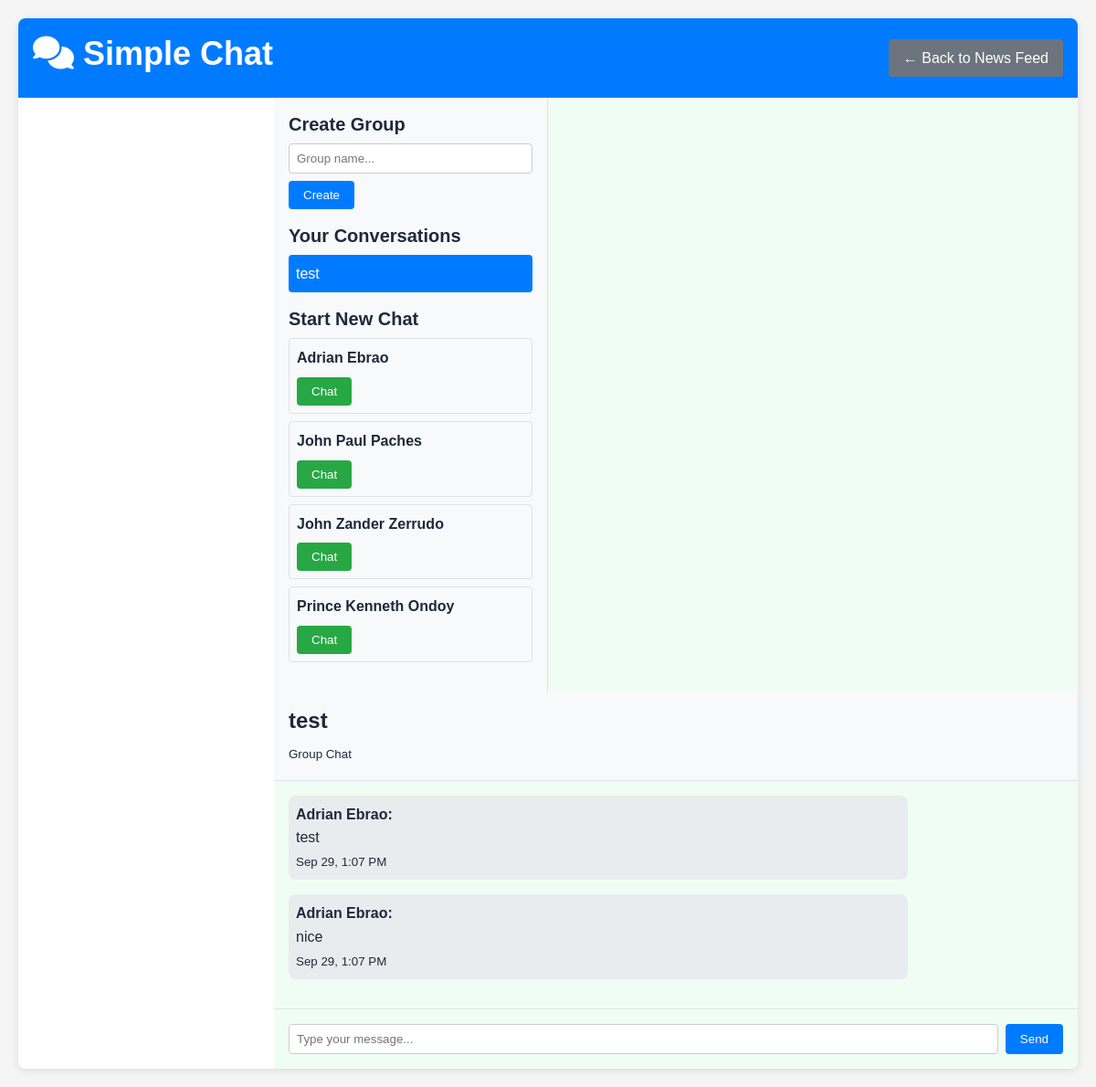
Screenshot of /public/chat_simple.php (signed in) with the database file from the repository.
### tables this page shows
CREATE TABLE `chat_rooms` (
  `id` int(10) UNSIGNED NOT NULL,
  `name` varchar(255) DEFAULT NULL,
  `is_group` tinyint(1) NOT NULL DEFAULT 0,
  `created_by` int(10) UNSIGNED DEFAULT NULL,
  `created_at` timestamp NOT NULL DEFAULT current_timestamp()
);

CREATE TABLE `users` (
  `id` int(10) UNSIGNED NOT NULL,
  `name` varchar(100) NOT NULL,
  `email` varchar(150) NOT NULL,
  `password` varchar(255) NOT NULL,
  `role` enum('admin','student','user') NOT NULL DEFAULT 'student',
  `contact_number` varchar(30) DEFAULT NULL,
  `student_id` varchar(20) DEFAULT NULL,
  `date_of_birth` date DEFAULT NULL,
  `gender` enum('male','female','other','prefer_not_to_say') DEFAULT NULL,
  `year_level` enum('1st_year','2nd_year','3rd_year','4th_year','5th_year','graduate') DEFAULT NULL,
  `course` varchar(100) DEFAULT NULL,
  `major` varchar(100) DEFAULT NULL,
  `bio` text DEFAULT NULL,
  `hometown` varchar(100) DEFAULT NULL,
  `interests` text DEFAULT NULL,
  `emergency_contact_name` varchar(100) DEFAULT NULL,
  `emergency_contact_phone` varchar(15) DEFAULT NULL,
  `profile_visibility` enum('public','students_only','private') DEFAULT 'students_only',
  `show_email` tinyint(1) NOT NULL DEFAULT 0,
  `show_contact` tinyint(1) NOT NULL DEFAULT 0,
  `is_online` tinyint(1) NOT NULL DEFAULT 0,
  `created_at` timestamp NOT NULL DEFAULT current_timestamp(),
  `is_blocked` tinyint(1) DEFAULT 0,
  `blocked_at` timestamp NULL DEFAULT NULL,
  `blocked_reason` text DEFAULT NULL
);

CREATE TABLE `messages` (
  `id` int(10) UNSIGNED NOT NULL,
  `chat_id` int(10) UNSIGNED NOT NULL,
  `sender_id` int(10) UNSIGNED NOT NULL,
  `content` text DEFAULT NULL,
  `attachments` longtext DEFAULT NULL CHECK (json_valid(`attachments`)),
  `created_at` timestamp NOT NULL DEFAULT current_timestamp()
);

### src/Controller/ChatController.php (called while the page is built, shortened)
<?php
class ChatController
{
    private $pdo;
    public function __construct($pdo)
    {
        $this->pdo = $pdo;
    }
    public function getMessages($chatId)
    {
        $stmt = $this->pdo->prepare('SELECT m.*, u.name as sender FROM messages m JOIN users u ON m.sender_id = u.id WHERE m.chat_id = :chat_id ORDER BY m.created_at ASC');
        $stmt->execute([':chat_id' => $chatId]);
        return $stmt->fetchAll(PDO::FETCH_ASSOC);
    }
    public function getGroupMessages($groupId)
    {
        return $this->getMessages($groupId);
    }
    public function listUserRooms($userId)
    {
        try {
            $check = $this->pdo->query("SHOW TABLES LIKE 'chat_members'");
            if ($check && $check->rowCount() > 0) {
                $stmt = $this->pdo->prepare('
                    SELECT cr.id, cr.name, cr.is_group, cr.created_at,
                           (SELECT MAX(m2.created_at) FROM messages m2 WHERE m2.chat_id = cr.id) as last_message_at
                    FROM chat_members cm
                    JOIN chat_rooms cr ON cr.id = cm.chat_id
                    WHERE cm.user_id = :uid
                    ORDER BY
                        CASE WHEN last_message_at IS NULL THEN cr.created_at ELSE last_message_at END DESC
                ');
                $stmt->execute([':uid' => $userId]);
                return $stmt->fetchAll(PDO::FETCH_ASSOC);
            }
        } catch (Exception $e) {}
        $stmt = $this->pdo->prepare('
            SELECT cr.id, cr.name, cr.is_group, cr.created_at,
                   (SELECT MAX(m2.created_at) FROM messages m2 WHERE m2.chat_id = cr.id) as last_message_at
            FROM chat_rooms cr
            WHERE cr.created_by = :uid
            ORDER BY
                CASE WHEN last_message_at IS NULL THEN cr.created_at ELSE last_message_at END DESC
        ');
        $stmt->execute([':uid' => $userId]);
        return $stmt->fetchAll(PDO::FETCH_ASSOC);
    }
    public function getAllUsersLite($excludeUserId)
    {
        $stmt = $this->pdo->prepare('SELECT id, name, email FROM users WHERE id <> :id ORDER BY name ASC');
        $stmt->execute([':id' => $excludeUserId]);
        return $stmt->fetchAll(PDO::FETCH_ASSOC);
    }
    public function getRoomTitle($roomId, $currentUserId)
    {
        try {
            $s = $this->pdo->prepare('SELECT name, is_group, created_by FROM chat_rooms WHERE id = :id');
            $s->execute([':id' => $roomId]);
            $r = $s->fetch(PDO::FETCH_ASSOC);
            if ((int)$r['is_group'] === 1) return $r['name'] ?: 'Group';
            return 'Direct chat';
        } catch (Exception $e) {
            return 'Chat';
        }
    }
}

### public/chat_simple.php (the view, shortened to what this page needs)
<?php
require_once '../config/database.php';
require_once __DIR__ . '/../src/Controller/ChatController.php';
$chatController = new ChatController($pdo);
$myRooms = $chatController->listUserRooms($_SESSION['user_id']);
$allUsers = $chatController->getAllUsersLite($_SESSION['user_id']);
$roomId = isset($_GET['room']) ? (int)$_GET['room'] : (isset($myRooms[0]['id']) ? (int)$myRooms[0]['id'] : null);
$messages = $roomId ? $chatController->getGroupMessages($roomId) : [];
$roomTitle = $roomId ? $chatController->getRoomTitle($roomId, $_SESSION['user_id']) : null;
$isGroup = false;
if ($roomId) {
    try {
        $q = $pdo->prepare('SELECT is_group FROM chat_rooms WHERE id = :id');
        $q->execute([':id' => $roomId]);
        $isGroup = (bool)$q->fetchColumn();
    } catch (Exception $e) {
        $isGroup = false;
    }
}
?>
<!DOCTYPE html>
<html lang="en">
<head>
  <link rel="stylesheet" href="assets/style.css">
  <link rel="stylesheet" href="https://cdnjs.cloudflare.com/ajax/libs/font-awesome/6.4.0/css/all.min.css">
</head>
<body>
  <div class="container">
    <div class="header">
      <h1><i class="fas fa-comments"></i> Simple Chat</h1>
      <a href="index.php" class="btn btn-secondary">← Back to News Feed</a>
    </div>
    <div class="main-content">
      <div class="sidebar">
        <div class="form-group">
          <h4>Create Group</h4>
          <form method="POST">
            <input type="text" name="group_name" placeholder="Group name..." class="form-control" style="margin-bottom: 0.5rem;">
            <button type="submit" name="create_group" value="1" class="btn btn-primary">Create</button>
          </form>
        </div>
        <div class="form-group">
          <h4>Your Conversations</h4>
          <?php if (empty($myRooms)): ?>
            <p>No conversations yet</p>
          <?php else: ?>
            <?php foreach ($myRooms as $room): ?>
              <div class="conversation <?php echo ($roomId === (int)$room['id']) ? 'active' : ''; ?>">
                <a href="chat_simple.php?room=<?php echo (int)$room['id']; ?>" style="text-decoration: none; color: inherit;">
                  <?php echo htmlspecialchars($chatController->getRoomTitle((int)$room['id'], $_SESSION['user_id'])); ?>
                </a>
              </div>
            <?php endforeach; ?>
          <?php endif; ?>
        </div>
        <div class="form-group">
          <h4>Start New Chat</h4>
          <?php if (!empty($allUsers)): ?>
            <?php foreach (array_slice($allUsers, 0, 5) as $user): ?>
              <div class="user-card">
                <strong><?php echo htmlspecialchars($user['name']); ?></strong>
                <form method="POST" style="margin-top: 0.5rem;">
                  <button type="submit" name="start_dm" value="1" class="btn btn-success btn-sm">Chat</button>
                </form>
              </div>
            <?php endforeach; ?>
          <?php else: ?>
            <p>No users available</p>
          <?php endif; ?>
        </div>
      </div>
      <div class="chat-area">
        <?php if ($roomId): ?>
          <div style="padding: 1rem; background: #f8f9fa; border-bottom: 1px solid #dee2e6;">
            <h3><?php echo htmlspecialchars($roomTitle); ?></h3>
            <small><?php echo $isGroup ? 'Group Chat' : 'Direct Message'; ?></small>
          </div>
          <div class="messages" id="messages">
            <?php if (empty($messages)): ?>
              <p style="text-align: center; color: #6c757d;">No messages yet. Start the conversation!</p>
            <?php else: ?>
              <?php foreach ($messages as $message): ?>
                <?php $isMe = $_SESSION['user_id'] == $message['sender_id']; ?>
                <div class="message <?php echo $isMe ? 'own' : 'other'; ?>">
                  <?php if (!$isMe): ?>
                    <strong>
                      <?php
                        try {
                          $senderStmt = $pdo->prepare('SELECT name FROM users WHERE id = :id');
                          $senderStmt->execute([':id' => $message['sender_id']]);
                          $sender = $senderStmt->fetch(PDO::FETCH_ASSOC);
                          echo htmlspecialchars($sender['name'] ?? 'Unknown');
                        } catch (Exception $e) {
                          echo 'Unknown';
                        }
                      ?>:
                    </strong><br>
                  <?php endif; ?>
                  <?php echo nl2br(htmlspecialchars($message['content'])); ?>
                  <br><small><?php echo date('M j, g:i A', strtotime($message['created_at'])); ?></small>
                </div>
              <?php endforeach; ?>
            <?php endif; ?>
          </div>
          <div class="message-input">
            <form method="POST" style="display: flex; gap: 0.5rem;">
              <input type="text" name="message" placeholder="Type your message..." class="form-control" required>
              <button type="submit" name="send" value="1" class="btn btn-primary">Send</button>
            </form>
          </div>
        <?php endif; ?>
      </div>
    </div>
  </div>
</body>
</html>

### public/assets/style.css (style rules this page uses)
:root { --primary-green: #10b981; --primary-green-dark: #059669; --primary-green-light: #34d399; --primary-green-lighter: #d1fae5; --primary-blue: #10b981; --primary-blue-dark: #059669; --primary-blue-light: #34d399; --primary-blue-lighter: #d1fae5; --secondary-teal: #14b8a6; --secondary-lime: #65a30d; --secondary-orange: #f59e0b; --secondary-red: #ef4444; --secondary-purple: #8b5cf6; --secondary-green: #10b981; --gray-50: #f9fafb; --gray-100: #f3f4f6; --gray-200: #e5e7eb; --gray-300: #d1d5db; --gray-400: #9ca3af; --gray-500: #6b7280; --gray-600: #4b5563; --gray-700: #374151; --gray-800: #1f2937; --gray-900: #111827; --bg-primary: #ffffff; --bg-secondary: #f0fdf4; --bg-tertiary: #ecfdf5; --bg-accent: #d1fae5; --bg-dark: #064e3b; --text-primary: #1e293b; --text-secondary: #64748b; --text-tertiary: #94a3b8; --text-inverse: #ffffff; --shadow-sm: 0 1px 2px 0 rgb(0 0 0 / 0.05); --shadow-md: 0 4px 6px -1px rgb(0 0 0 / 0.1), 0 2px 4px -2px rgb(0 0 0 / 0.1); --shadow-lg: 0 10px 15px -3px rgb(0 0 0 / 0.1), 0 4px 6px -4px rgb(0 0 0 / 0.1); --shadow-xl: 0 20px 25px -5px rgb(0 0 0 / 0.1), 0 8px 10px -6px rgb(0 0 0 / 0.1); --radius-sm: 0.375rem; --radius-md: 0.5rem; --radius-lg: 0.75rem; --radius-xl: 1rem; --space-xs: 0.25rem; --space-sm: 0.5rem; --space-md: 1rem; --space-lg: 1.5rem; --space-xl: 2rem; --space-2xl: 3rem; --transition-fast: 0.15s ease-in-out; --transition-normal: 0.3s ease-in-out; --transition-slow: 0.5s ease-in-out; }
* { margin: 0; padding: 0; box-sizing: border-box; }
html { font-size: 16px; scroll-behavior: smooth; }
body { font-family: 'Inter', -apple-system, BlinkMacSystemFont, 'Segoe UI', Roboto, sans-serif; line-height: 1.6; color: var(--text-primary); background: linear-gradient(135deg, var(--bg-secondary) 0%, var(--bg-tertiary) 100%); min-height: 100vh; font-feature-settings: 'cv02', 'cv03', 'cv04', 'cv11'; }
h1, h2, h3, h4, h5, h6 { font-weight: 600; line-height: 1.3; margin-bottom: var(--space-sm); }
h1 { font-size: 2.25rem; }
h3 { font-size: 1.5rem; }
h4 { font-size: 1.25rem; }
a { color: var(--primary-blue); text-decoration: none; transition: color var(--transition-fast); }
.main-content { flex: 1; margin-left: 280px; display: flex; flex-direction: column; min-height: 100vh; background: var(--bg-secondary); }

### public/chat_simple.php (style rules this page uses)
body { font-family: Arial, sans-serif; margin: 0; padding: 20px; background: #f5f5f5; }
.container { max-width: 1200px; margin: 0 auto; background: white; border-radius: 8px; overflow: hidden; box-shadow: 0 2px 10px rgba(0,0,0,0.1); }
.header { background: #007bff; color: white; padding: 1rem; display: flex; justify-content: space-between; align-items: center; }
.main-content { display: flex; min-height: 600px; }
.sidebar { width: 300px; background: #f8f9fa; border-right: 1px solid #dee2e6; padding: 1rem; }
.chat-area { flex: 1; display: flex; flex-direction: column; }
.messages { flex: 1; padding: 1rem; overflow-y: auto; max-height: 400px; }
.message-input { padding: 1rem; border-top: 1px solid #dee2e6; }
.message { margin-bottom: 1rem; padding: 0.5rem; border-radius: 8px; }
.message.other { background: #e9ecef; margin-right: 20%; }
.conversation { padding: 0.5rem; margin-bottom: 0.5rem; border-radius: 4px; cursor: pointer; }
.conversation.active { background: #007bff; color: white; }
.user-card { padding: 0.5rem; margin-bottom: 0.5rem; border: 1px solid #dee2e6; border-radius: 4px; }
.form-group { margin-bottom: 1rem; }
.form-control { width: 100%; padding: 0.5rem; border: 1px solid #ccc; border-radius: 4px; }
.btn { padding: 0.5rem 1rem; border: none; border-radius: 4px; cursor: pointer; }
.btn-primary { background: #007bff; color: white; }
.btn-success { background: #28a745; color: white; }
.btn-secondary { background: #6c757d; color: white; }

### rows the page displays
chat_rooms: $chatController->getRoomTitle((int)$room['id'], $_SESSION['user_id']) "test", roomTitle "test"
users: name "Adrian Ebrao"
users: name "John Paul Paches"
users: name "John Zander Zerrudo"
users: name "Prince Kenneth Ondoy"
messages: sender.name "Adrian Ebrao", content "test", created_at "Sep 29, 1:07 PM"
messages: sender.name "Adrian Ebrao", content "nice", created_at "Sep 29, 1:07 PM"
